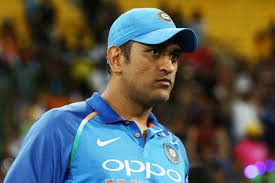
#> input picture test_image/1/1.jpg, 275 x 183 px, given in place of SH.jpg, which was not available
$ python project.py
#> lines starting #> are read from the running program, lines starting #| are printed output that depends on the picture; after the words box and inside, x2 and y2 are one past the last pixel; in counts of white or black regions, pixels touching at a corner belong together; pictures that were not available may be replaced by others from this repository, and a replacement may not be noted
import cv2
import os
import numpy as np

def face_detector_function(img):
    gray_img=cv2.cvtColor(img , cv2.COLOR_BGR2GRAY)
    #converting image into gray image
    face_haarcascade=cv2.CascadeClassifier("frontal_face.xml")
    #loading haarcascade of face which is having different face identification parameter
    faces_detected = face_haarcascade.detectMultiScale(gray_img ,1.9,3)
    #detecting number of faces in given image
    return gray_img ,faces_detected

# [55 lines left out: functions processing_of_training_data, train_classifier_function, not called in this run]

def Draw_Rectangle(img ,face):
    (x,y,w,h)=face
    cv2.rectangle(img, (x,y),(x+w,y+h),(255,0,0),2)

def put_text_function(face,img,predicted_name):
    (x,y,w,h)=face
    cv2.putText(img,predicted_name,(x,y),cv2.FONT_HERSHEY_DUPLEX,5,(0,255,0),5)

#########################################################function end##############################################################


img = cv2.imread("SH.jpg")
#> img is the input picture: shape (183, 275, 3); mean B, G, R 82.5, 90.7, 88
# reading the image
gray_img,face_detected=face_detector_function(img)
#> in face_detector_function, `gray_img=cv2.cvtColor(img , cv2.COLOR_BGR2GRAY)`:
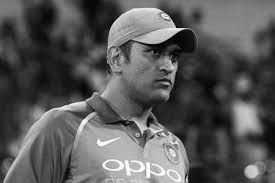
#> gray_img: shape (183, 275); min 0, max 255, mean 88.9
#> in face_detector_function, `faces_detected = face_haarcascade.detectMultiScale(gray_img ,1.9,3)`: faces_detected = ()
#> face_detected = ()
#converting image into gray scale and detecting number of face

directory= '''test_image/'''
'''faces,faceID =processing_of_training_data(directory)'''
#collecting the training data in suitable form that will be send to classifier

'''face_recognizer_model=train_classifier_function(faces ,faceID)'''
#preparing model using above function

'''face_recognizer_model.save("facerecognizer.yml")'''
#uncomment the above three lines to make or create the model

#creating a call function
face_recognizer_model = cv2.face.LBPHFaceRecognizer_create()
#loading the model
face_recognizer_model.read("facerecognizer.yml")
identify={1:"mahendra",2:"virat" ,3:"rohit"}

for face in face_detected:
    (x,y,w,h)=face
    #reading the corrdinate of face deteted

    roi_gray_img = gray_img[x:x+w ,y:y+w]
    #taking only face area

    label ,confidence = face_recognizer_model.predict(roi_gray_img )
    print(label)
    print(confidence)
    #here we are passing traing image to model
    #it will return name of label and confidence value

    Draw_Rectangle(img ,face)
    #drawing rectangle function is called

    predicted_name=identify[label]
    put_text_function(face,img,predicted_name)
#> this loop made 0 passes
    #call of function which gives name to face


cv2.imshow("image",img)
#for showing image
cv2.waitKey(0)
#for interuption
cv2.destroyAllWindows()
########################################################Program End############################################################################

$ run again, on test_image/2/10.jpg
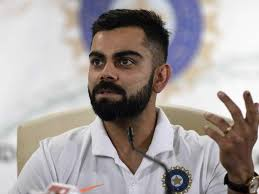
#> input picture test_image/2/10.jpg, 259 x 194 px, given in place of SH.jpg, which was not available
#> img is the input picture: shape (194, 259, 3); mean B, G, R 157.4, 158.6, 165.8
#> faces_detected = [[70, 26, 87, 87]]
#> the loop `for face in face_detected:` made 1 pass
#> (label, confidence, predicted_name) on pass 1: (2, 0, 'virat')
#> (printed output is left out)
#> pass 1, `roi_gray_img = gray_img[x:x+w ,y:y+w]`:
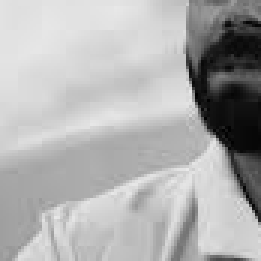
#> roi_gray_img: shape (87, 87) (shown 3 times larger); min 0, max 233, mean 175
#> after the loop `for face in face_detected:`:
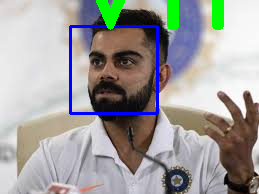
#> img: shape (194, 259, 3); 4.4% of pixels changed, all inside (x1, y1, x2, y2) = (69, 0, 224, 115)

$ run again, on test_image/2/11.jpg
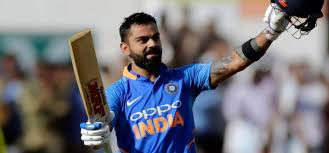
#> input picture test_image/2/11.jpg, 329 x 153 px, given in place of SH.jpg, which was not available
#> img is the input picture: shape (153, 329, 3); mean B, G, R 123.9, 116.8, 117.5
#> in face_detector_function, `gray_img=cv2.cvtColor(img , cv2.COLOR_BGR2GRAY)`:
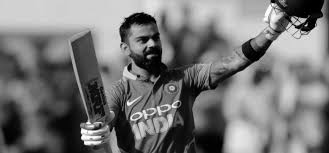
#> gray_img: shape (153, 329); min 0, max 255, mean 117.8
#> faces_detected = ()

$ run again, on test_image/3/1.jpg
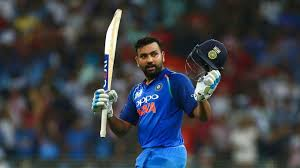
#> input picture test_image/3/1.jpg, 300 x 168 px, given in place of SH.jpg, which was not available
#> img is the input picture: shape (168, 300, 3); mean B, G, R 71.7, 63.9, 60.1
#> in face_detector_function, `gray_img=cv2.cvtColor(img , cv2.COLOR_BGR2GRAY)`:
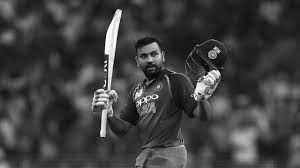
#> gray_img: shape (168, 300); min 1, max 255, mean 63.7
#> faces_detected = ()
